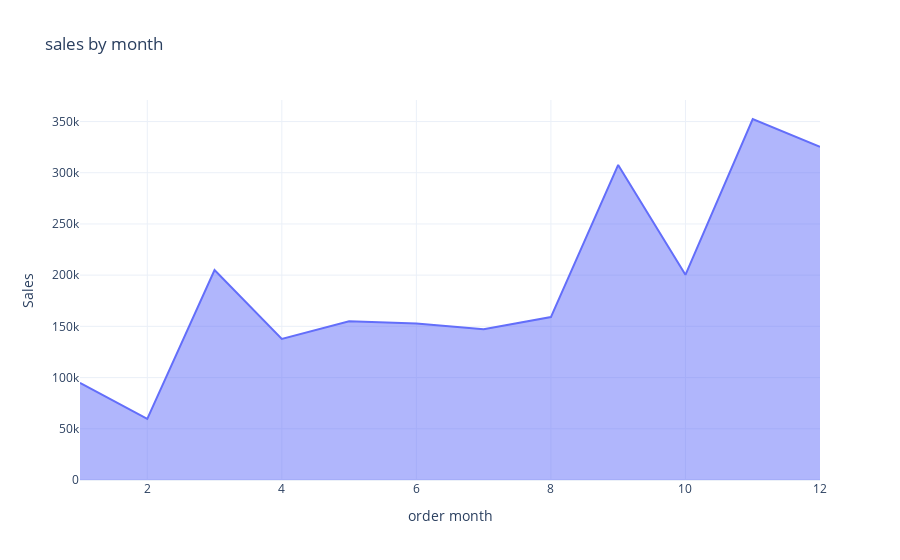

This figure's notebook cell:
### Code cell
fig = px.area(sales_by_month ,
              x = "order month" ,
              y  = "Sales",
              title = "sales by month")
fig.show()

### Figure 1 — Plotly figure (JSON) as saved in the notebook; plotly's stock layout.template omitted (floating-point values rounded to 4 significant figures)
{"data": [{"fillpattern": {"shape": ""}, "hovertemplate": "order month=%{x}<br>Sales=%{y}<extra></extra>", "legendgroup": "", "line": {"color": "#636efa"}, "marker": {"symbol": "circle"}, "mode": "lines", "name": "", "orientation": "v", "showlegend": false, "stackgroup": "1", "type": "scatter", "x": [11, 12, 9, 3, 10, 8, 5, 6, 7, 4, 1, 2], "xaxis": "x", "y": [352500.0, 325300.0, 307600.0, 205000.0, 200300.0, 159000.0, 155000.0, 152700.0, 147200.0, 137800.0, 94920.0, 59750.0], "yaxis": "y"}], "layout": {"autosize": true, "legend": {"tracegroupgap": 0}, "title": {"text": "sales by month"}, "xaxis": {"anchor": "y", "autorange": true, "domain": [0, 1], "range": [1, 12], "title": {"text": "order month"}, "type": "linear"}, "yaxis": {"anchor": "x", "autorange": true, "domain": [0, 1], "range": [0, 371000.0], "title": {"text": "Sales"}, "type": "linear"}}}
